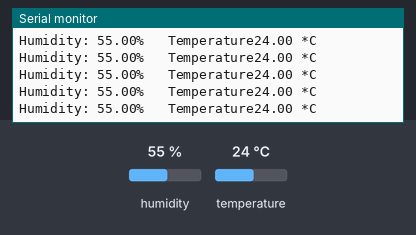
Simulated run of this program. Board: Arduino Uno, built with avr-gcc and run on an emulated ATmega328P. Parts: the last lines printed to the serial monitor. The inputs (shaded band) are chosen by the test bench; at power-on: humidity 55 %, temperature 24 °C.

Above: at 2.8 s.
2.9 s: humidity set to 22 %
At 4.14 s:
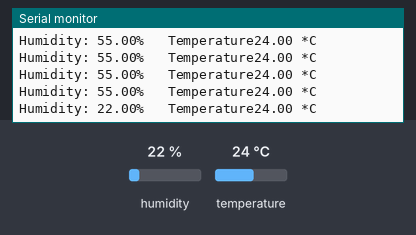
8.9 s: temperature set to 12 °C
At 9.01 s:
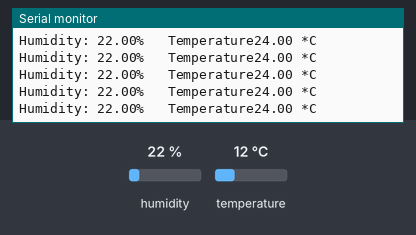
14.9 s: humidity set to 40 %
At 14.97 s:
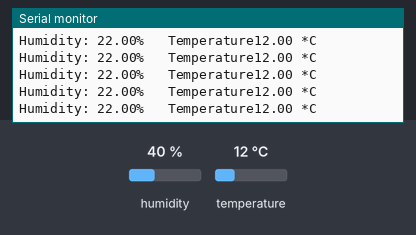
Timing chart, 0 to 17.9 s (numbered marks = the images above; inputs shaded):
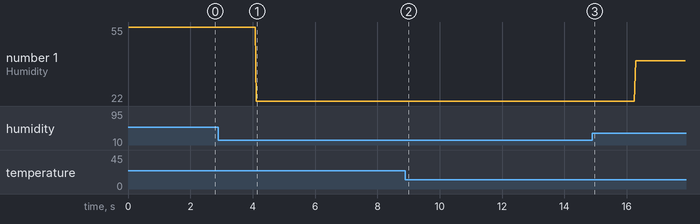

Measured:
- after the input at 2.9 s, the serial monitor: prints a new line after 1.2 s (image 1)
- plotted number 1: 55 → 22 after the input at 2.9 s, 22 → 40 after the input at 14.9 s

The program:

main.cpp
```cpp
#include <Arduino.h>
#include "DHT.h"

#define DHTPIN 2
#define DHTTYPE DHT11

// pin 1 to 5v
// pin 2 to DHTPIN
// pin 4 to GND
// 10K resistor 5pin 1 and 2
DHT dht (DHTPIN, DHTTYPE);

void setup() {
  Serial.begin(9600);
  Serial.println("DHT test");

  dht.begin();
}

void loop() {
  float h = dht.readHumidity();
  float t = dht.readTemperature();

  // cek apakah number atau bukan
  if (isnan(h) || isnan(t)) {
    Serial.println("failed  to read");
  }
  else {
    Serial.print("Humidity: ");
    Serial.print(h);
    Serial.print("% \t");
    Serial.print("Temperature");
    Serial.print(t);
    Serial.println(" *C");
  }
}
```
